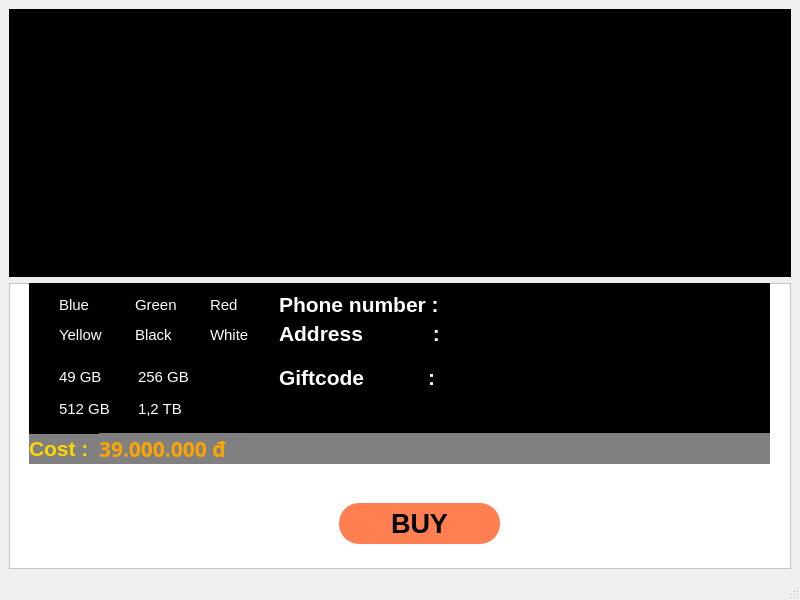
<?xml version="1.0" encoding="UTF-8"?>
<ui version="4.0">
 <class>MainWindow</class>
 <widget class="QMainWindow" name="MainWindow">
  <property name="geometry">
   <rect>
    <x>0</x>
    <y>0</y>
    <width>800</width>
    <height>600</height>
   </rect>
  </property>
  <property name="windowTitle">
   <string>MainWindow</string>
  </property>
  <widget class="QWidget" name="centralwidget">
   <layout class="QVBoxLayout" name="verticalLayout">
    <item>
     <widget class="QFrame" name="frame">
      <property name="minimumSize">
       <size>
        <width>782</width>
        <height>268</height>
       </size>
      </property>
      <property name="maximumSize">
       <size>
        <width>782</width>
        <height>268</height>
       </size>
      </property>
      <property name="styleSheet">
       <string notr="true">background-color:black</string>
      </property>
      <property name="frameShape">
       <enum>QFrame::StyledPanel</enum>
      </property>
      <property name="frameShadow">
       <enum>QFrame::Raised</enum>
      </property>
      <widget class="QLabel" name="label">
       <property name="geometry">
        <rect>
         <x>0</x>
         <y>0</y>
         <width>781</width>
         <height>271</height>
        </rect>
       </property>
       <property name="text">
        <string/>
       </property>
       <property name="pixmap">
        <pixmap>../../../Downloads/images.jfif</pixmap>
       </property>
       <property name="scaledContents">
        <bool>true</bool>
       </property>
      </widget>
     </widget>
    </item>
    <item>
     <widget class="QFrame" name="frame_2">
      <property name="styleSheet">
       <string notr="true">background-color:white</string>
      </property>
      <property name="frameShape">
       <enum>QFrame::StyledPanel</enum>
      </property>
      <property name="frameShadow">
       <enum>QFrame::Raised</enum>
      </property>
      <widget class="QPushButton" name="pushButton">
       <property name="geometry">
        <rect>
         <x>330</x>
         <y>220</y>
         <width>161</width>
         <height>41</height>
        </rect>
       </property>
       <property name="font">
        <font>
         <family>Nirmala UI</family>
         <pointsize>20</pointsize>
         <weight>75</weight>
         <bold>true</bold>
        </font>
       </property>
       <property name="styleSheet">
        <string notr="true">background-color:coral;
color:black;
border-radius:20px;</string>
       </property>
       <property name="text">
        <string>BUY</string>
       </property>
      </widget>
      <widget class="QFrame" name="frame_3">
       <property name="geometry">
        <rect>
         <x>20</x>
         <y>0</y>
         <width>241</width>
         <height>74</height>
        </rect>
       </property>
       <property name="styleSheet">
        <string notr="true">background-color:black</string>
       </property>
       <property name="frameShape">
        <enum>QFrame::StyledPanel</enum>
       </property>
       <property name="frameShadow">
        <enum>QFrame::Raised</enum>
       </property>
       <layout class="QGridLayout" name="gridLayout">
        <item row="0" column="0">
         <widget class="QRadioButton" name="radioButton">
          <property name="font">
           <font>
            <family>Nirmala UI</family>
            <pointsize>11</pointsize>
           </font>
          </property>
          <property name="styleSheet">
           <string notr="true">color:white</string>
          </property>
          <property name="text">
           <string>Blue</string>
          </property>
         </widget>
        </item>
        <item row="0" column="2">
         <widget class="QRadioButton" name="radioButton_4">
          <property name="font">
           <font>
            <family>Nirmala UI</family>
            <pointsize>11</pointsize>
           </font>
          </property>
          <property name="styleSheet">
           <string notr="true">color:white</string>
          </property>
          <property name="text">
           <string>Red</string>
          </property>
         </widget>
        </item>
        <item row="1" column="2">
         <widget class="QRadioButton" name="radioButton_5">
          <property name="font">
           <font>
            <family>Nirmala UI</family>
            <pointsize>11</pointsize>
           </font>
          </property>
          <property name="styleSheet">
           <string notr="true">color:white</string>
          </property>
          <property name="text">
           <string>White</string>
          </property>
         </widget>
        </item>
        <item row="1" column="0">
         <widget class="QRadioButton" name="radioButton_3">
          <property name="font">
           <font>
            <family>Nirmala UI</family>
            <pointsize>11</pointsize>
           </font>
          </property>
          <property name="styleSheet">
           <string notr="true">color:white</string>
          </property>
          <property name="text">
           <string>Yellow</string>
          </property>
         </widget>
        </item>
        <item row="1" column="1">
         <widget class="QRadioButton" name="radioButton_6">
          <property name="font">
           <font>
            <family>Nirmala UI</family>
            <pointsize>11</pointsize>
           </font>
          </property>
          <property name="styleSheet">
           <string notr="true">color:white</string>
          </property>
          <property name="text">
           <string>Black</string>
          </property>
         </widget>
        </item>
        <item row="0" column="1">
         <widget class="QRadioButton" name="radioButton_2">
          <property name="font">
           <font>
            <family>Nirmala UI</family>
            <pointsize>11</pointsize>
           </font>
          </property>
          <property name="styleSheet">
           <string notr="true">color:white</string>
          </property>
          <property name="text">
           <string>Green</string>
          </property>
         </widget>
        </item>
       </layout>
      </widget>
      <widget class="QLabel" name="label_2">
       <property name="geometry">
        <rect>
         <x>20</x>
         <y>150</y>
         <width>71</width>
         <height>31</height>
        </rect>
       </property>
       <property name="font">
        <font>
         <family>Nirmala UI</family>
         <pointsize>16</pointsize>
         <weight>75</weight>
         <bold>true</bold>
        </font>
       </property>
       <property name="styleSheet">
        <string notr="true">color:gold;
background-color:grey</string>
       </property>
       <property name="text">
        <string>Cost :</string>
       </property>
      </widget>
      <widget class="QFrame" name="frame_5">
       <property name="geometry">
        <rect>
         <x>20</x>
         <y>70</y>
         <width>171</width>
         <height>81</height>
        </rect>
       </property>
       <property name="styleSheet">
        <string notr="true">background-color:black
</string>
       </property>
       <property name="frameShape">
        <enum>QFrame::StyledPanel</enum>
       </property>
       <property name="frameShadow">
        <enum>QFrame::Raised</enum>
       </property>
       <layout class="QGridLayout" name="gridLayout_3">
        <item row="0" column="1">
         <widget class="QRadioButton" name="radioButton_12">
          <property name="font">
           <font>
            <family>Nirmala UI</family>
            <pointsize>11</pointsize>
           </font>
          </property>
          <property name="styleSheet">
           <string notr="true">color:white</string>
          </property>
          <property name="text">
           <string>256 GB</string>
          </property>
         </widget>
        </item>
        <item row="1" column="1">
         <widget class="QRadioButton" name="radioButton_14">
          <property name="font">
           <font>
            <family>Nirmala UI</family>
            <pointsize>11</pointsize>
           </font>
          </property>
          <property name="styleSheet">
           <string notr="true">color:white</string>
          </property>
          <property name="text">
           <string>1,2 TB</string>
          </property>
         </widget>
        </item>
        <item row="1" column="0">
         <widget class="QRadioButton" name="radioButton_13">
          <property name="font">
           <font>
            <family>Nirmala UI</family>
            <pointsize>11</pointsize>
           </font>
          </property>
          <property name="styleSheet">
           <string notr="true">color:white</string>
          </property>
          <property name="text">
           <string>512 GB</string>
          </property>
         </widget>
        </item>
        <item row="0" column="0">
         <widget class="QRadioButton" name="radioButton_11">
          <property name="font">
           <font>
            <family>Nirmala UI</family>
            <pointsize>11</pointsize>
           </font>
          </property>
          <property name="styleSheet">
           <string notr="true">color:white</string>
          </property>
          <property name="text">
           <string>49 GB</string>
          </property>
         </widget>
        </item>
       </layout>
      </widget>
      <widget class="QFrame" name="frame_6">
       <property name="geometry">
        <rect>
         <x>190</x>
         <y>70</y>
         <width>71</width>
         <height>81</height>
        </rect>
       </property>
       <property name="styleSheet">
        <string notr="true">background-color:black
</string>
       </property>
       <property name="frameShape">
        <enum>QFrame::StyledPanel</enum>
       </property>
       <property name="frameShadow">
        <enum>QFrame::Raised</enum>
       </property>
       <layout class="QGridLayout" name="gridLayout_4"/>
      </widget>
      <widget class="QFrame" name="frame_4">
       <property name="geometry">
        <rect>
         <x>260</x>
         <y>0</y>
         <width>501</width>
         <height>71</height>
        </rect>
       </property>
       <property name="styleSheet">
        <string notr="true">background-color:black</string>
       </property>
       <property name="frameShape">
        <enum>QFrame::StyledPanel</enum>
       </property>
       <property name="frameShadow">
        <enum>QFrame::Raised</enum>
       </property>
       <layout class="QGridLayout" name="gridLayout_2">
        <item row="0" column="0">
         <widget class="QLabel" name="label_3">
          <property name="font">
           <font>
            <family>Nirmala UI</family>
            <pointsize>16</pointsize>
            <weight>75</weight>
            <bold>true</bold>
           </font>
          </property>
          <property name="styleSheet">
           <string notr="true">color:white</string>
          </property>
          <property name="text">
           <string>Phone number :</string>
          </property>
         </widget>
        </item>
        <item row="1" column="0">
         <widget class="QLabel" name="label_4">
          <property name="font">
           <font>
            <family>Nirmala UI</family>
            <pointsize>16</pointsize>
            <weight>75</weight>
            <bold>true</bold>
           </font>
          </property>
          <property name="styleSheet">
           <string notr="true">color:white</string>
          </property>
          <property name="text">
           <string>Address            :</string>
          </property>
         </widget>
        </item>
       </layout>
      </widget>
      <widget class="QFrame" name="frame_7">
       <property name="geometry">
        <rect>
         <x>260</x>
         <y>70</y>
         <width>501</width>
         <height>81</height>
        </rect>
       </property>
       <property name="styleSheet">
        <string notr="true">background-color:black
</string>
       </property>
       <property name="frameShape">
        <enum>QFrame::StyledPanel</enum>
       </property>
       <property name="frameShadow">
        <enum>QFrame::Raised</enum>
       </property>
       <layout class="QGridLayout" name="gridLayout_5">
        <item row="1" column="0">
         <widget class="QLabel" name="label_5">
          <property name="font">
           <font>
            <family>Nirmala UI</family>
            <pointsize>16</pointsize>
            <weight>75</weight>
            <bold>true</bold>
           </font>
          </property>
          <property name="styleSheet">
           <string notr="true">color:white</string>
          </property>
          <property name="text">
           <string>Giftcode           :</string>
          </property>
         </widget>
        </item>
        <item row="2" column="0">
         <widget class="QLabel" name="label_6">
          <property name="text">
           <string>TextLabel</string>
          </property>
         </widget>
        </item>
       </layout>
      </widget>
      <widget class="QLabel" name="label_7">
       <property name="geometry">
        <rect>
         <x>90</x>
         <y>150</y>
         <width>671</width>
         <height>31</height>
        </rect>
       </property>
       <property name="font">
        <font>
         <family>Oswald</family>
         <pointsize>16</pointsize>
         <weight>75</weight>
         <bold>true</bold>
        </font>
       </property>
       <property name="styleSheet">
        <string notr="true">background-color:grey;
color:orange</string>
       </property>
       <property name="text">
        <string>39.000.000 đ</string>
       </property>
      </widget>
     </widget>
    </item>
   </layout>
  </widget>
  <widget class="QMenuBar" name="menubar">
   <property name="geometry">
    <rect>
     <x>0</x>
     <y>0</y>
     <width>800</width>
     <height>21</height>
    </rect>
   </property>
  </widget>
  <widget class="QStatusBar" name="statusbar"/>
 </widget>
 <resources/>
 <connections/>
</ui>
